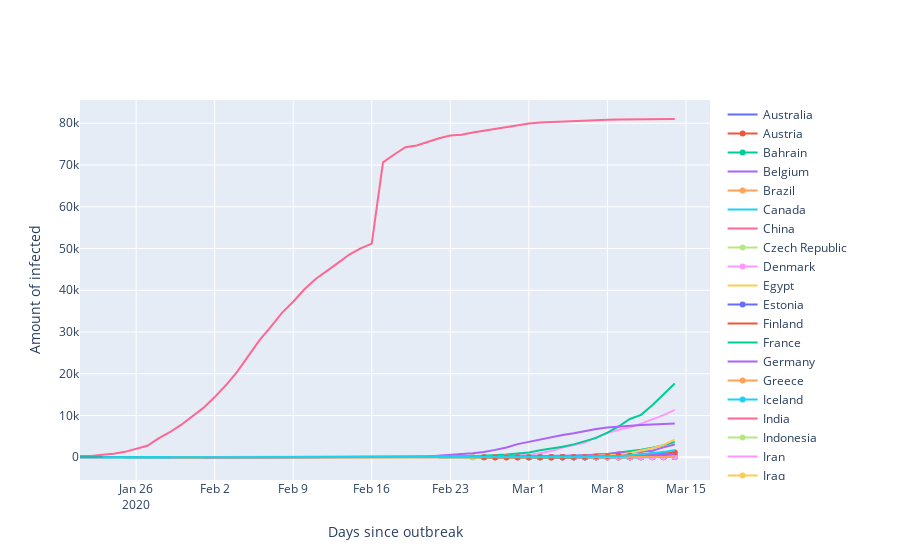

Notebook cell for this chart:
### Code cell
#lets make it more interactive with plotly
import plotly.graph_objects as go
traces_list = []
for item in more_then_c_list:
    x = full_set.loc[full_set['location'] == item]['date']

    trace = go.Scatter(x=x,
            y=full_set.loc[full_set['location'] == item]['total_cases'],
            name = item,
            )
    traces_list.append(trace)

Layout = go.Layout(xaxis=dict(showgrid=True, zeroline=True, showticklabels=True),
                   yaxis=dict(showgrid=True, zeroline=True, showticklabels=True),
                   xaxis_title="Days since outbreak",
                   yaxis_title="Amount of infected",
                    )

fig = go.Figure(data=traces_list, layout=Layout)
fig
